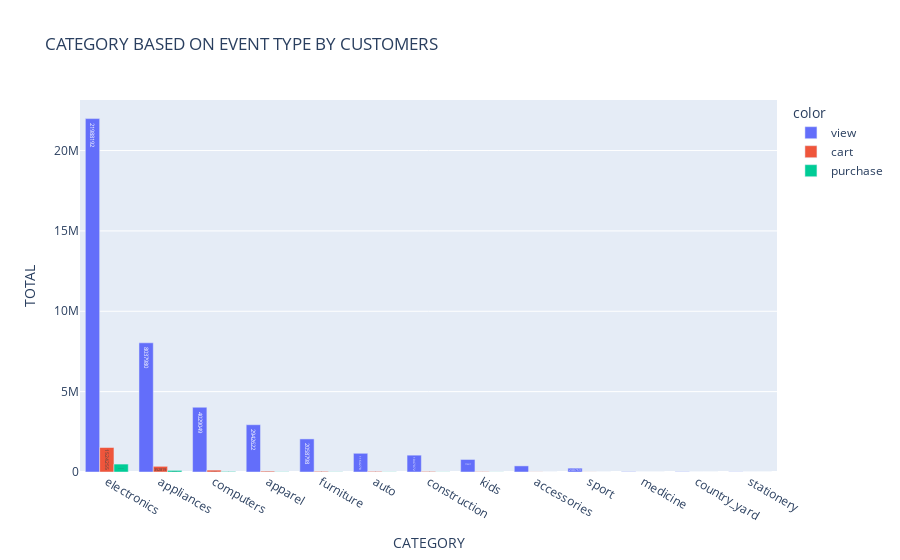

This figure's notebook cell:
### Code cell
bar_catP = px.bar(x = df_catP.category,
                  y = df_catP.total,
                  text = df_catP.total,
                  color = df_catP.event_type,
                  barmode = 'group',
                  title = 'CATEGORY BASED ON EVENT TYPE BY CUSTOMERS')

bar_catP.update_layout(xaxis_title = 'CATEGORY',
                       yaxis_title = 'TOTAL',
                       xaxis = {'categoryorder':'total descending'})

bar_catP.update_traces(textposition='inside')

bar_catP.show()

### Figure 1 — Plotly figure (JSON) as saved in the notebook; plotly's stock layout.template omitted (floating-point values rounded to 4 significant figures)
{"data": [{"alignmentgroup": "True", "hovertemplate": "color=view<br>x=%{x}<br>y=%{y}<br>text=%{text}<extra></extra>", "legendgroup": "view", "marker": {"color": "#636efa", "pattern": {"shape": ""}}, "name": "view", "offsetgroup": "view", "orientation": "v", "showlegend": true, "text": [2058798, 1164278, 11943, 380373, 779517, 8037980, 21988192, 1047072, 20764, 17299, 240763, 4029049, 2942622], "textposition": "inside", "type": "bar", "x": ["furniture", "auto", "stationery", "accessories", "kids", "appliances", "electronics", "construction", "medicine", "country_yard", "sport", "computers", "apparel"], "xaxis": "x", "y": [2058798, 1164278, 11943, 380373, 779517, 8037980, 21988192, 1047072, 20764, 17299, 240763, 4029049, 2942622], "yaxis": "y"}, {"alignmentgroup": "True", "hovertemplate": "color=cart<br>x=%{x}<br>y=%{y}<br>text=%{text}<extra></extra>", "legendgroup": "cart", "marker": {"color": "#EF553B", "pattern": {"shape": ""}}, "name": "cart", "offsetgroup": "cart", "orientation": "v", "showlegend": true, "text": [41489, 54264, 352819, 5742, 644, 1274, 7511, 20701, 117832, 39162, 1524255, 36384, 360], "textposition": "inside", "type": "bar", "x": ["furniture", "apparel", "appliances", "sport", "stationery", "medicine", "accessories", "kids", "computers", "auto", "electronics", "construction", "country_yard"], "xaxis": "x", "y": [41489, 54264, 352819, 5742, 644, 1274, 7511, 20701, 117832, 39162, 1524255, 36384, 360], "yaxis": "y"}, {"alignmentgroup": "True", "hovertemplate": "color=purchase<br>x=%{x}<br>y=%{y}<br>text=%{text}<extra></extra>", "legendgroup": "purchase", "marker": {"color": "#00cc96", "pattern": {"shape": ""}}, "name": "purchase", "offsetgroup": "purchase", "orientation": "v", "showlegend": true, "text": [34477, 344, 191, 2154, 99026, 1489, 11542, 493639, 8699, 60, 10719, 14215, 6166], "textposition": "inside", "type": "bar", "x": ["computers", "medicine", "stationery", "accessories", "appliances", "sport", "furniture", "electronics", "construction", "country_yard", "auto", "apparel", "kids"], "xaxis": "x", "y": [34477, 344, 191, 2154, 99026, 1489, 11542, 493639, 8699, 60, 10719, 14215, 6166], "yaxis": "y"}], "layout": {"barmode": "group", "legend": {"title": {"text": "color"}, "tracegroupgap": 0}, "title": {"text": "CATEGORY BASED ON EVENT TYPE BY CUSTOMERS"}, "xaxis": {"anchor": "y", "categoryorder": "total descending", "domain": [0, 1], "title": {"text": "CATEGORY"}}, "yaxis": {"anchor": "x", "domain": [0, 1], "title": {"text": "TOTAL"}}}}
